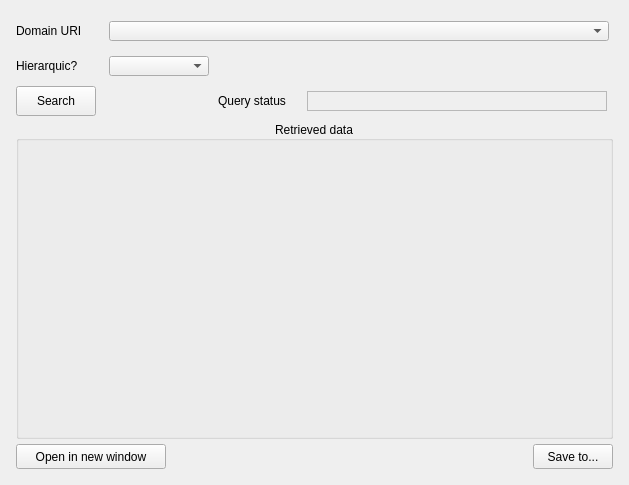
      <widget class="QWidget" name="GetDomain_tab">
       <property name="minimumSize">
        <size>
         <width>500</width>
         <height>485</height>
        </size>
       </property>
       <attribute name="title">
        <string>Get a Domain</string>
       </attribute>
       <layout class="QVBoxLayout" name="verticalLayout">
        <item>
         <layout class="QGridLayout" name="gridLayout_2">
          <property name="sizeConstraint">
           <enum>QLayout::SetDefaultConstraint</enum>
          </property>
          <property name="leftMargin">
           <number>5</number>
          </property>
          <property name="topMargin">
           <number>5</number>
          </property>
          <property name="rightMargin">
           <number>5</number>
          </property>
          <property name="bottomMargin">
           <number>5</number>
          </property>
          <property name="spacing">
           <number>5</number>
          </property>
          <item row="4" column="3" alignment="Qt::AlignRight">
           <widget class="QPushButton" name="GetDomain_SaveTo_pushButton">
            <property name="minimumSize">
             <size>
              <width>80</width>
              <height>25</height>
             </size>
            </property>
            <property name="maximumSize">
             <size>
              <width>80</width>
              <height>25</height>
             </size>
            </property>
            <property name="text">
             <string>Save to...</string>
            </property>
           </widget>
          </item>
          <item row="0" column="1" colspan="3">
           <widget class="QComboBox" name="GetDomain_DomainURI_comboBox">
            <property name="minimumSize">
             <size>
              <width>300</width>
              <height>20</height>
             </size>
            </property>
            <property name="maximumSize">
             <size>
              <width>500</width>
              <height>20</height>
             </size>
            </property>
           </widget>
          </item>
          <item row="3" column="0" colspan="4">
           <widget class="QGroupBox" name="GetDomain_JSONViewerHolder_groupBox">
            <property name="minimumSize">
             <size>
              <width>597</width>
              <height>301</height>
             </size>
            </property>
            <property name="font">
             <font>
              <pointsize>9</pointsize>
              <bold>false</bold>
              <underline>false</underline>
             </font>
            </property>
            <property name="title">
             <string>Retrieved data</string>
            </property>
            <property name="alignment">
             <set>Qt::AlignCenter</set>
            </property>
            <layout class="QHBoxLayout" name="horizontalLayout_3">
             <item>
              <widget class="QWidget" name="GetDomain_JSONViewerHolder_widget" native="true">
               <property name="minimumSize">
                <size>
                 <width>400</width>
                 <height>250</height>
                </size>
               </property>
              </widget>
             </item>
            </layout>
           </widget>
          </item>
          <item row="1" column="0">
           <widget class="QLabel" name="GetDomain_DataStructure_label">
            <property name="minimumSize">
             <size>
              <width>80</width>
              <height>30</height>
             </size>
            </property>
            <property name="maximumSize">
             <size>
              <width>80</width>
              <height>30</height>
             </size>
            </property>
            <property name="text">
             <string>Hierarquic?</string>
            </property>
            <property name="wordWrap">
             <bool>true</bool>
            </property>
           </widget>
          </item>
          <item row="2" column="3">
           <widget class="QLabel" name="GetDomain_QuerryStatusResult_label">
            <property name="minimumSize">
             <size>
              <width>300</width>
              <height>20</height>
             </size>
            </property>
            <property name="maximumSize">
             <size>
              <width>150</width>
              <height>20</height>
             </size>
            </property>
            <property name="autoFillBackground">
             <bool>false</bool>
            </property>
            <property name="styleSheet">
             <string notr="true"/>
            </property>
            <property name="frameShape">
             <enum>QFrame::StyledPanel</enum>
            </property>
            <property name="frameShadow">
             <enum>QFrame::Sunken</enum>
            </property>
            <property name="text">
             <string/>
            </property>
           </widget>
          </item>
          <item row="1" column="1">
           <widget class="QComboBox" name="GetDomain_DataStructure_comboBox">
            <property name="minimumSize">
             <size>
              <width>100</width>
              <height>20</height>
             </size>
            </property>
            <property name="maximumSize">
             <size>
              <width>100</width>
              <height>20</height>
             </size>
            </property>
            <property name="maxVisibleItems">
             <number>2</number>
            </property>
            <property name="maxCount">
             <number>2</number>
            </property>
           </widget>
          </item>
          <item row="0" column="0">
           <widget class="QLabel" name="GetDomain_DomainURI_label">
            <property name="minimumSize">
             <size>
              <width>80</width>
              <height>30</height>
             </size>
            </property>
            <property name="maximumSize">
             <size>
              <width>80</width>
              <height>30</height>
             </size>
            </property>
            <property name="text">
             <string>Domain URI</string>
            </property>
           </widget>
          </item>
          <item row="4" column="0" colspan="2" alignment="Qt::AlignLeft">
           <widget class="QPushButton" name="GetDomain_OpenInNewWindow_pushButton">
            <property name="minimumSize">
             <size>
              <width>150</width>
              <height>25</height>
             </size>
            </property>
            <property name="maximumSize">
             <size>
              <width>150</width>
              <height>25</height>
             </size>
            </property>
            <property name="text">
             <string>Open in new window</string>
            </property>
           </widget>
          </item>
          <item row="2" column="0">
           <widget class="QPushButton" name="GetDomain_Search_pushButton">
            <property name="minimumSize">
             <size>
              <width>80</width>
              <height>30</height>
             </size>
            </property>
            <property name="maximumSize">
             <size>
              <width>80</width>
              <height>30</height>
             </size>
            </property>
            <property name="text">
             <string>Search</string>
            </property>
           </widget>
          </item>
          <item row="2" column="2">
           <widget class="QLabel" name="GetDomain_QuerryStatus_label">
            <property name="enabled">
             <bool>true</bool>
            </property>
            <property name="minimumSize">
             <size>
              <width>80</width>
              <height>30</height>
             </size>
            </property>
            <property name="maximumSize">
             <size>
              <width>80</width>
              <height>30</height>
             </size>
            </property>
            <property name="text">
             <string>Query status</string>
            </property>
           </widget>
          </item>
         </layout>
        </item>
       </layout>
      </widget>
